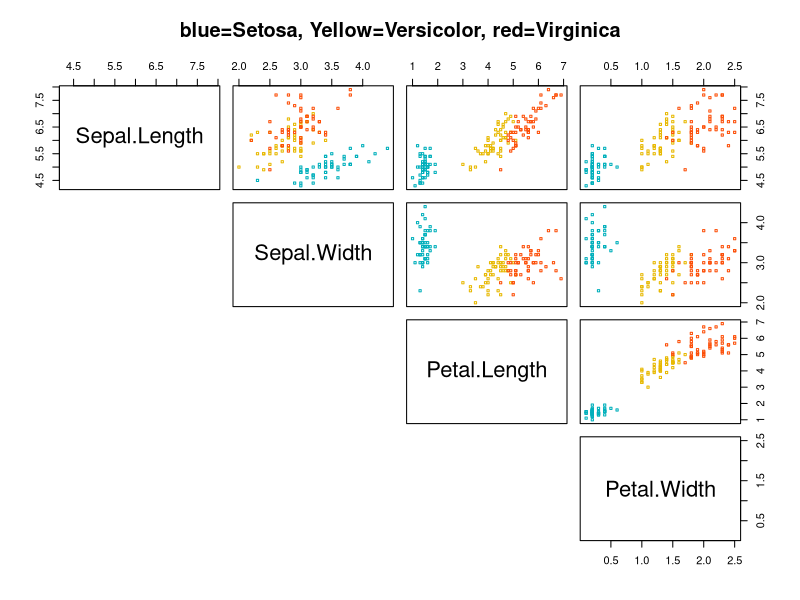

This figure's R source:
######## Support Vector Machines ##################
# Date: 30-01-2019                                #
# Author: Trygvi Laksafoss TRLK                   #
# Description: This is an example script          #
# for a single neuron in a neuron networg based   #
# on the Iris dataset                             #
###################################################

library(dplyr)
library(caTools) 
library(e1071) #This is the oddly named package with the SVM funciton
library(plotrix)


mySigmoid <- function(x){
  y=1/(1+exp(-x))
  return(y)
}

mySigmoid_derivative<-function(x){
  y= x * ( 1 - x )
  return(y)
}

#Load Iris data
data("iris")
str(iris)

#  Plot data
my_cols <- c("#00AFBB", "#E7B800", "#FC4E07")  
pairs(iris[,1:4], pch = 22,  cex = 0.5,
      col = my_cols[iris$Species],
      lower.panel=NULL,main=c("blue=Setosa, Yellow=Versicolor, red=Virginica"))

#  We want only to know if it is a virginica or not, so we pool the other two species
#iris$species2<-iris$Species=="virginica"
iris$species2<-iris$Species=="versicolor"
iris$species2<-as.factor(as.numeric(iris$species2))
iris$Sepal.Length[iris$species2==0]=iris$Sepal.Length[iris$species2==0]+100

#  We extract only species, sepal length and width in this example
iris_sub<-select(iris,species2, Sepal.Length,Sepal.Width, Petal.Length,Petal.Width)

#  Split dataset into training and test sets
set.seed(1243) 
split = sample.split(iris_sub$species2, SplitRatio = 0.65) 

training_set = subset(iris_sub, split == TRUE) 
training_set<- training_set[sample(nrow(training_set)),]
test_set = subset(iris_sub, split == FALSE) 

#  Feature scaling
#  obs: negative 1 indexing chooses all columns except the first
training_set[-1] = scale(training_set[-1]) 
test_set[-1] = scale(test_set[-1]) 


#Define training input and output layers (We extract part of the data as example)
training_inputs<-as.matrix(training_set[30:45,2:5])
training_outputs<-as.numeric(training_set[30:45,1])-1



#Define initial synaptic weights
set.seed(1)
synaptic_weights<-runif(4, min=-1, max=1)

for (iteration in 1:10000){
  
  #Define input layer
  input_layer<- training_inputs
  
  #Take the dot product of synaptic weights and the input layer
  dop_product<-input_layer%*%synaptic_weights
  
  #Put the data through activation function (sigmoid)
  outputs<-mySigmoid(dop_product)
  
  #Calculate the error
  error<- training_outputs-outputs
  
  #Define the adjustments that should be made to the weights and update them
  adjustments<- error*mySigmoid_derivative(outputs)
  synaptic_weights<-synaptic_weights+(t(input_layer)%*%adjustments)
}


#Chech the predictions on training data compared to labels
(result<-data.frame(outputs,training_outputs))
